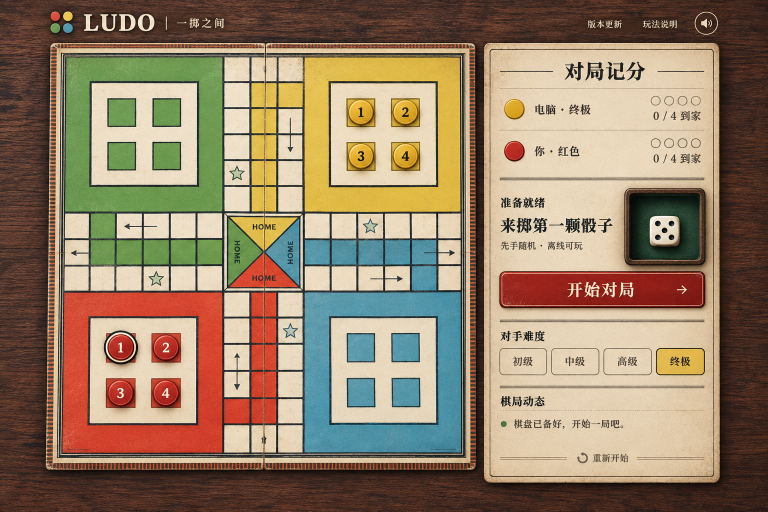
#> input picture doc/design/ludo-vintage-target.png, 1536 x 1024 px (shown at 1/2 size)
$ python -i extract_vintage_assets.py   (imports and definitions only)
#> lines starting #> are read from the running program, lines starting #| are printed output that depends on the picture
#!/usr/bin/env python3
"""从复古 Ludo 视觉稿中确定性裁切首批可复用 PNG 资产。"""

from __future__ import annotations

import argparse
import hashlib
import json
import shutil
from pathlib import Path
from typing import Any

from PIL import Image, ImageChops, ImageDraw


PROJECT_ROOT = Path(__file__).resolve().parents[1]
DEFAULT_SOURCE = PROJECT_ROOT / "doc" / "design" / "ludo-vintage-target.png"
DEFAULT_OUTPUT_DIR = PROJECT_ROOT / "src" / "assets" / "vintage"
DEFAULT_CLEAN_PLATE = (
    Path.home()
    / ".codex"
    / "generated_images"
    / "01a07af3-dc35-7a70-80e2-887e76281450"
    / "exec-32303a2b-67de-4b17-8fb5-242187e0fada.png"
)
EXPECTED_CANVAS_SIZE = (1536, 1024)


# 坐标使用 Pillow 约定的左闭右开 (left, top, right, bottom)。
# 这些切片全部来自同一张 1536x1024 定稿图，方便前端按原始像素校准。
CROP_SPECS: tuple[dict[str, Any], ...] = (
    {
        "id": "wood_texture_horizontal",
        "filename": "wood-texture-horizontal.png",
        "box": (488, 0, 1150, 84),
        "purpose": "页头下方无文字的横向木桌纹理样本，可用于背景取色和横向纹理拼接。",
        "limitations": "高度只有 84px；直接纵向拉伸会放大木纹，应优先 repeat 或与纵向样本混合。",
    },
    {
        "id": "wood_texture_vertical",
        "filename": "wood-texture-vertical.png",
        "box": (0, 86, 72, 960),
        "purpose": "左侧无 UI 的纵向木桌纹理样本，可用于页面长边背景取色。",
        "limitations": "宽度只有 72px，右缘含棋盘自然投影，适合保留目标图的空间关系。",
    },
    {
        "id": "header_brand",
        "filename": "header-brand.png",
        "box": (95, 15, 485, 72),
        "purpose": "四色圆点、LUDO 字标、竖线与中文副标题的完整页头样本。",
        "limitations": "文字和木纹底色已烘焙，不适合无损缩放或动态改字。",
    },
    {
        "id": "board_complete",
        "filename": "board-complete.png",
        "box": (91, 85, 954, 943),
        "purpose": "带木框、折痕、棋盘格和当前棋子状态的完整棋盘区域。",
        "limitations": "红黄棋子已烘焙；动态游戏应优先使用 clean plate，再叠加棋子。",
    },
    {
        "id": "right_score_panel",
        "filename": "right-score-panel.png",
        "box": (968, 85, 1442, 967),
        "purpose": "右侧完整旧纸记分面板，包括纸张边框、按钮、文字和骰盅。",
        "limitations": "分数、难度、状态文字与骰子结果已烘焙；适合作为像素对照，不宜直接承担交互。",
    },
    {
        "id": "dice_cup_region",
        "filename": "dice-cup-region.png",
        "box": (1244, 374, 1417, 536),
        "purpose": "带木框、绿色绒布、阴影和骰子的完整骰盅区域样本。",
        "limitations": "骰子点数和纸面底色已烘焙。",
    },
    {
        "id": "dice_face_five",
        "filename": "dice-face-five.png",
        "box": (1293, 426, 1364, 500),
        "purpose": "五点骰子近景样本，包含圆角、立体高光和投影。",
        "limitations": "绿色绒布背景和投影已烘焙，不是透明精灵。",
    },
    {
        "id": "red_token_selected",
        "filename": "red-token-selected-sample.png",
        "box": (205, 656, 277, 733),
        "purpose": "红色 1 号棋子的选中态样本，含白黑双环和投影。",
        "limitations": "红色棋盘底色已烘焙，不是透明精灵。",
    },
    {
        "id": "red_token_default",
        "filename": "red-token-default-sample.png",
        "box": (298, 663, 365, 731),
        "purpose": "红色 2 号棋子的普通态样本，含方形底座和投影。",
        "limitations": "红色棋盘底色与数字 2 已烘焙，不是通用透明棋子。",
    },
    {
        "id": "yellow_token_one",
        "filename": "yellow-token-one-sample.png",
        "box": (689, 193, 756, 258),
        "purpose": "黄色 1 号棋子样本，含方形底座、金属高光和投影。",
        "limitations": "浅色基地底色与数字 1 已烘焙，不是通用透明棋子。",
    },
    {
        "id": "yellow_token_two",
        "filename": "yellow-token-two-sample.png",
        "box": (779, 193, 846, 258),
        "purpose": "黄色 2 号棋子样本，用于核对普通态大小和间距。",
        "limitations": "浅色基地底色与数字 2 已烘焙，不是通用透明棋子。",
    },
)


CLEAN_PLATE_CROP_SPECS: tuple[dict[str, Any], ...] = (
    {
        "id": "board_cleanplate",
        "filename": "board-cleanplate.png",
        "box": (91, 85, 954, 943),
        "purpose": "移除所有棋子后的完整棋盘，可作为动态棋子的静态底层。",
        "limitations": "棋盘中的 HOME、箭头与星形仍为底图内容。",
    },
    {
        "id": "right_score_panel_cleanplate",
        "filename": "right-score-panel-cleanplate.png",
        "box": (968, 85, 1442, 967),
        "purpose": "骰盅为空的右侧纸质面板，可在骰盅上叠加动态骰子。",
        "limitations": "面板文字、按钮、分数与难度状态仍为底图内容。",
    },
    {
        "id": "dice_cup_empty",
        "filename": "dice-cup-empty.png",
        "box": (1244, 374, 1417, 536),
        "purpose": "空骰盅样本，保留木框、绿色绒布、内阴影和纸面环境。",
        "limitations": "周围纸面底色已烘焙。",
    },
)


CUTOUT_SPECS: tuple[dict[str, Any], ...] = (
    {
        "id": "red_token_selected_cutout",
        "filename": "red-token-selected-cutout.png",
        "box": (205, 656, 277, 733),
        "purpose": "从目标图裁切并按轮廓抠出的红色选中态透明棋子。",
        "limitations": "透明边缘来自人工几何蒙版，保留圆环和方形底座，正式缩放前需复核暗边。",
        "shapes": (("rectangle", (10, 8, 63, 64), 0), ("ellipse", (2, 2, 71, 76), 0)),
    },
    {
        "id": "red_token_default_cutout",
        "filename": "red-token-default-cutout.png",
        "box": (298, 663, 365, 731),
        "purpose": "从目标图裁切并按轮廓抠出的红色普通态透明棋子。",
        "limitations": "保留方形底座、投影和数字 2；透明边缘来自人工几何蒙版。",
        "shapes": (("rounded_rectangle", (2, 2, 66, 65), 3),),
    },
    {
        "id": "yellow_token_one_cutout",
        "filename": "yellow-token-one-cutout.png",
        "box": (689, 193, 756, 258),
        "purpose": "从目标图裁切并按轮廓抠出的黄色普通态透明棋子。",
        "limitations": "保留方形底座、投影和数字 1；透明边缘来自人工几何蒙版。",
        "shapes": (("rounded_rectangle", (2, 2, 66, 64), 3),),
    },
    {
        "id": "yellow_token_two_cutout",
        "filename": "yellow-token-two-cutout.png",
        "box": (779, 193, 846, 258),
        "purpose": "从目标图裁切并按轮廓抠出的黄色普通态透明棋子。",
        "limitations": "保留方形底座、投影和数字 2；透明边缘来自人工几何蒙版。",
        "shapes": (("rounded_rectangle", (2, 2, 66, 64), 3),),
    },
    {
        "id": "dice_face_five_cutout",
        "filename": "dice-face-five-cutout.png",
        "box": (1293, 426, 1364, 500),
        "purpose": "从目标图裁切并按轮廓抠出的五点骰子透明图。",
        "limitations": "保留骰子自然投影；透明边缘来自人工几何蒙版，其他点数仍需单独制作。",
        "shapes": (("rounded_rectangle", (3, 8, 68, 72), 13),),
    },
)


PAPER_TEXTURE_SPEC: dict[str, Any] = {
    "id": "paper_texture",
    "filename": "paper-texture.png",
    "box": (1090, 650, 1410, 682),
    "purpose": "从右侧面板无文字、无线条的空白区域制作的可平铺旧纸纹理。",
    "limitations": "采用源区域的 2x2 镜像拼接确保边缘闭合；纹理图案每 640x64px 重复一次。",
}


# [179 lines left out: functions sha256_file, validate_png, validate_jpeg, portable_source_path, source_record, crop_assets and 2 more, not called in this run]


def extract_paper_texture(target: Path, output_dir: Path) -> dict[str, Any]:
    """从右侧空白纸面构造四边闭合的镜像平铺纹理。"""
#> called with target = '../doc/design/ludo-vintage-target.png', output_dir = 'out.png'
    left, top, right, bottom = PAPER_TEXTURE_SPEC["box"]
    with Image.open(target) as target_image:
#> target_image is the input picture: PIL image 1536x1024 RGB; mean R, G, B 149.5, 128.5, 103.6
        target_image.load()
        sample = target_image.crop((left, top, right, bottom)).convert("RGB")
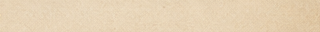
#> sample: PIL image 320x32 RGB; mean R, G, B 229.7, 210.1, 181

    horizontal = Image.new("RGB", (sample.width * 2, sample.height))
#> horizontal: PIL image 640x32 RGB; every value is 0
    horizontal.paste(sample, (0, 0))
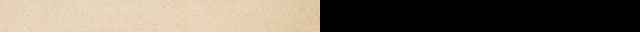
#> horizontal: PIL image 640x32 RGB; mean R, G, B 114.9, 105, 90.5
    horizontal.paste(sample.transpose(Image.Transpose.FLIP_LEFT_RIGHT), (sample.width, 0))
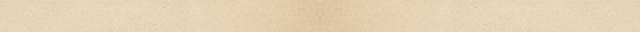
#> horizontal: PIL image 640x32 RGB; mean R, G, B 229.7, 210.1, 181
    tiled = Image.new("RGB", (horizontal.width, horizontal.height * 2))
#> tiled: PIL image 640x64 RGB; every value is 0
    tiled.paste(horizontal, (0, 0))
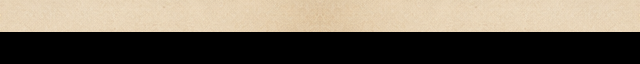
#> tiled: PIL image 640x64 RGB; mean R, G, B 114.9, 105, 90.5
    tiled.paste(horizontal.transpose(Image.Transpose.FLIP_TOP_BOTTOM), (0, horizontal.height))
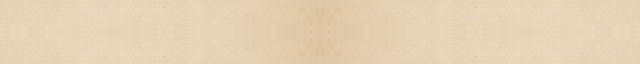
#> tiled: PIL image 640x64 RGB; mean R, G, B 229.7, 210.1, 181

#> (the run stopped early here; a loop or call above may not have finished)
